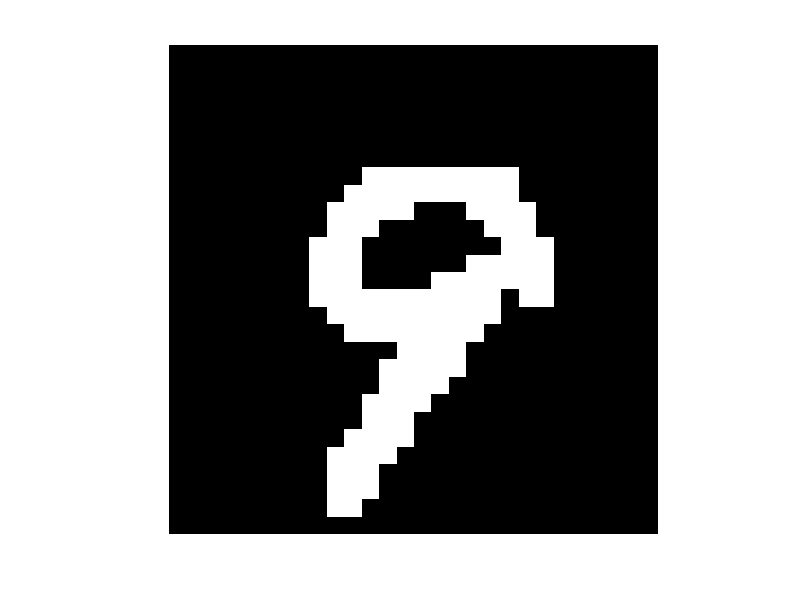

Write MATLAB code to recreate this figure.
clc 
clear all;


M=csvread('FinalTestSet.csv',0,0);
[rows, cols]=size(M);

k=0;
for i=1:28:2800
    k=k+1;
    F=(M(i:i+27,:));
    HH=imshow(F);
%      name='TestImage_%d.jpg'
%     imwrite(F, name);

currentFile = sprintf('TestImage%d.jpg',k);
   imwrite(F,currentFile)


end
